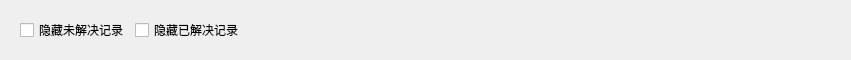
             <widget class="QWidget" name="widget_records_query_middle" native="true">
              <property name="minimumSize">
               <size>
                <width>0</width>
                <height>60</height>
               </size>
              </property>
              <property name="maximumSize">
               <size>
                <width>16777215</width>
                <height>60</height>
               </size>
              </property>
              <property name="styleSheet">
               <string notr="true"/>
              </property>
              <layout class="QHBoxLayout" name="horizontalLayout_38">
               <property name="leftMargin">
                <number>11</number>
               </property>
               <property name="topMargin">
                <number>0</number>
               </property>
               <property name="rightMargin">
                <number>11</number>
               </property>
               <property name="bottomMargin">
                <number>0</number>
               </property>
               <item>
                <widget class="QWidget" name="widget_information_feedback_if_solved_4" native="true">
                 <property name="styleSheet">
                  <string notr="true"/>
                 </property>
                 <layout class="QHBoxLayout" name="horizontalLayout_39">
                  <property name="topMargin">
                   <number>0</number>
                  </property>
                  <property name="bottomMargin">
                   <number>0</number>
                  </property>
                  <item>
                   <widget class="QWidget" name="widget_information_feedback_if_solved_5" native="true">
                    <layout class="QHBoxLayout" name="horizontalLayout_40">
                     <property name="leftMargin">
                      <number>0</number>
                     </property>
                     <property name="topMargin">
                      <number>0</number>
                     </property>
                     <property name="rightMargin">
                      <number>0</number>
                     </property>
                     <property name="bottomMargin">
                      <number>0</number>
                     </property>
                     <item>
                      <widget class="QCheckBox" name="checkBox_hide_unresolved_records">
                       <property name="text">
                        <string>隐藏未解决记录</string>
                       </property>
                      </widget>
                     </item>
                     <item>
                      <widget class="QCheckBox" name="checkBox_hide_solved_records">
                       <property name="text">
                        <string>隐藏已解决记录</string>
                       </property>
                      </widget>
                     </item>
                     <item>
                      <widget class="QGroupBox" name="groupBox_information_feedback_if_solved_2">
                       <property name="styleSheet">
                        <string notr="true">
border: 0px ;</string>
                       </property>
                       <property name="title">
                        <string/>
                       </property>
                       <layout class="QHBoxLayout" name="horizontalLayout_42">
                        <item>
                         <spacer name="horizontalSpacer_59">
                          <property name="orientation">
                           <enum>Qt::Horizontal</enum>
                          </property>
                          <property name="sizeHint" stdset="0">
                           <size>
                            <width>563</width>
                            <height>20</height>
                           </size>
                          </property>
                         </spacer>
                        </item>
                       </layout>
                      </widget>
                     </item>
                    </layout>
                   </widget>
                  </item>
                 </layout>
                </widget>
               </item>
              </layout>
             </widget>
